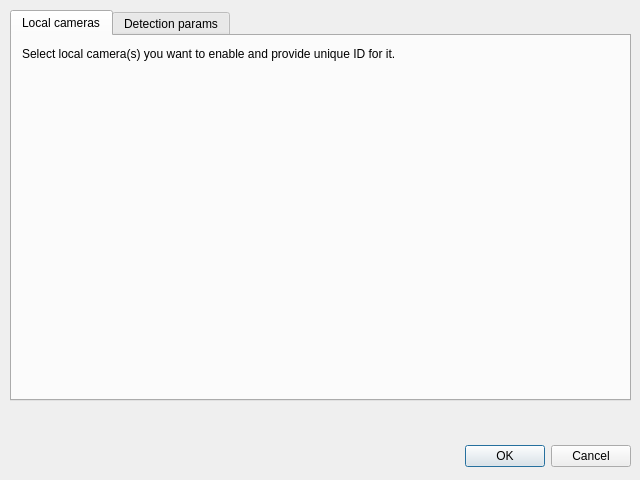
<?xml version="1.0" encoding="UTF-8"?>
<ui version="4.0">
 <class>DialogSelectLocalCameras</class>
 <widget class="QDialog" name="DialogSelectLocalCameras">
  <property name="geometry">
   <rect>
    <x>0</x>
    <y>0</y>
    <width>640</width>
    <height>480</height>
   </rect>
  </property>
  <property name="windowTitle">
   <string>Camera(s) configuration</string>
  </property>
  <widget class="QDialogButtonBox" name="buttonBox">
   <property name="geometry">
    <rect>
     <x>10</x>
     <y>440</y>
     <width>621</width>
     <height>32</height>
    </rect>
   </property>
   <property name="orientation">
    <enum>Qt::Orientation::Horizontal</enum>
   </property>
   <property name="standardButtons">
    <set>QDialogButtonBox::StandardButton::Cancel|QDialogButtonBox::StandardButton::Ok</set>
   </property>
  </widget>
  <widget class="QLabel" name="label_errorMessage">
   <property name="geometry">
    <rect>
     <x>10</x>
     <y>410</y>
     <width>621</width>
     <height>20</height>
    </rect>
   </property>
   <property name="text">
    <string/>
   </property>
  </widget>
  <widget class="QTabWidget" name="tabWidget">
   <property name="geometry">
    <rect>
     <x>10</x>
     <y>10</y>
     <width>621</width>
     <height>391</height>
    </rect>
   </property>
   <property name="currentIndex">
    <number>0</number>
   </property>
   <widget class="QWidget" name="tab_directInputs">
    <attribute name="title">
     <string>Local cameras</string>
    </attribute>
    <widget class="QLabel" name="label_4">
     <property name="geometry">
      <rect>
       <x>10</x>
       <y>10</y>
       <width>601</width>
       <height>16</height>
      </rect>
     </property>
     <property name="text">
      <string>Select local camera(s) you want to enable and provide unique ID for it.</string>
     </property>
    </widget>
    <widget class="QWidget" name="gridLayoutWidget_2">
     <property name="geometry">
      <rect>
       <x>10</x>
       <y>30</y>
       <width>601</width>
       <height>331</height>
      </rect>
     </property>
     <layout class="QGridLayout" name="gridLayout_localCameras"/>
    </widget>
   </widget>
   <widget class="QWidget" name="tab_camerasList">
    <attribute name="title">
     <string>Detection params</string>
    </attribute>
    <widget class="QWidget" name="gridLayoutWidget">
     <property name="geometry">
      <rect>
       <x>10</x>
       <y>10</y>
       <width>601</width>
       <height>351</height>
      </rect>
     </property>
     <layout class="QGridLayout" name="gridLayout">
      <item row="0" column="1">
       <widget class="QLineEdit" name="lineEdit_treshold"/>
      </item>
      <item row="0" column="0">
       <widget class="QLabel" name="label">
        <property name="text">
         <string>Sensitivity (threshold):</string>
        </property>
       </widget>
      </item>
      <item row="1" column="0">
       <widget class="QLabel" name="label_2">
        <property name="text">
         <string>Minimum contour area (px):</string>
        </property>
       </widget>
      </item>
      <item row="3" column="0">
       <spacer name="verticalSpacer">
        <property name="orientation">
         <enum>Qt::Orientation::Vertical</enum>
        </property>
        <property name="sizeHint" stdset="0">
         <size>
          <width>20</width>
          <height>40</height>
         </size>
        </property>
       </spacer>
      </item>
      <item row="0" column="2">
       <spacer name="horizontalSpacer">
        <property name="orientation">
         <enum>Qt::Orientation::Horizontal</enum>
        </property>
        <property name="sizeHint" stdset="0">
         <size>
          <width>40</width>
          <height>20</height>
         </size>
        </property>
       </spacer>
      </item>
      <item row="2" column="0">
       <widget class="QLabel" name="label_3">
        <property name="text">
         <string>Image detection treshold (img/s):</string>
        </property>
       </widget>
      </item>
      <item row="1" column="1">
       <widget class="QLineEdit" name="lineEdit_minContourArea"/>
      </item>
      <item row="2" column="1">
       <widget class="QLineEdit" name="lineEdit_detectionTreshold"/>
      </item>
     </layout>
    </widget>
   </widget>
  </widget>
 </widget>
 <resources/>
 <connections>
  <connection>
   <sender>buttonBox</sender>
   <signal>accepted()</signal>
   <receiver>DialogSelectLocalCameras</receiver>
   <slot>accept()</slot>
   <hints>
    <hint type="sourcelabel">
     <x>248</x>
     <y>254</y>
    </hint>
    <hint type="destinationlabel">
     <x>157</x>
     <y>274</y>
    </hint>
   </hints>
  </connection>
  <connection>
   <sender>buttonBox</sender>
   <signal>rejected()</signal>
   <receiver>DialogSelectLocalCameras</receiver>
   <slot>reject()</slot>
   <hints>
    <hint type="sourcelabel">
     <x>316</x>
     <y>260</y>
    </hint>
    <hint type="destinationlabel">
     <x>286</x>
     <y>274</y>
    </hint>
   </hints>
  </connection>
 </connections>
</ui>
